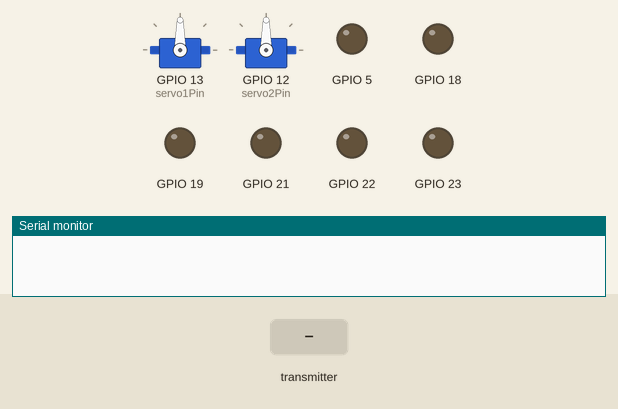
Bench run of a sketch on a simulated ESP32. Shown: 2 × servo, output pins drawn as LEDs (lit = HIGH), the last lines printed to the serial monitor. The test bench sets the inputs (shaded band).

Above: at 1.2 s.
1.3 s: the transmitter starts sending mappedX1 = 1024
At 2.1 s:
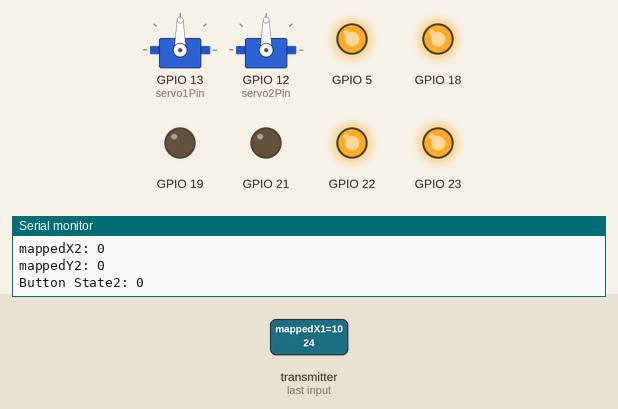
2.8 s: the transmitter starts sending mappedX2 = 1024
At 3.2 s:
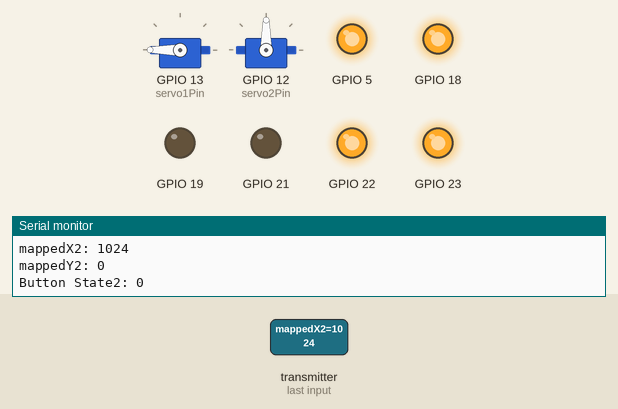
4.3 s: the transmitter starts sending mappedY2 = 1024
At 5.5 s:
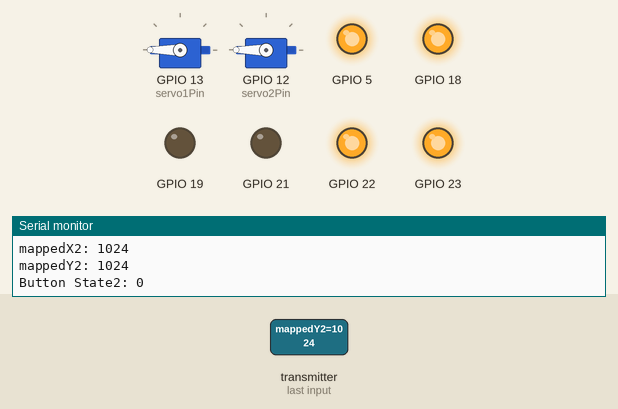
5.8 s: the transmitter starts sending mappedY1 = 1024
At 6.7 s:
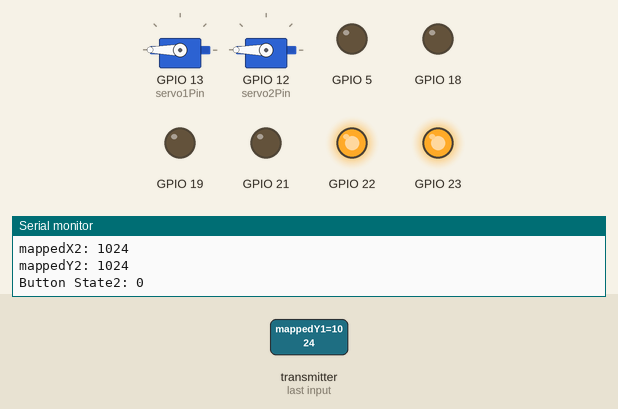
7.3 s: the transmitter starts sending mappedX2 = 2048
At 7.8 s:
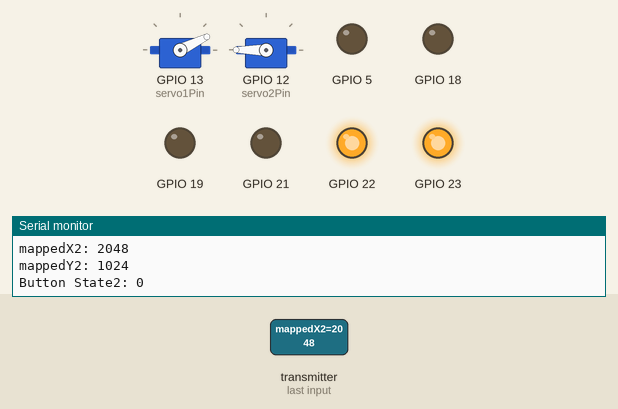
8.8 s: the transmitter starts sending mappedY2 = 2048
At 10.1 s:
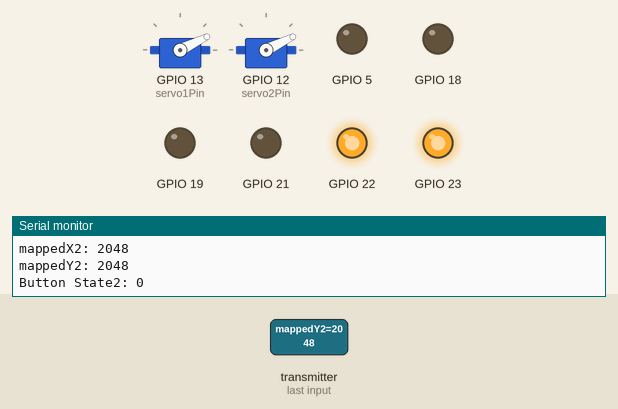
Timing chart, 0 to 11.3 s (numbered marks = the images above; inputs shaded):
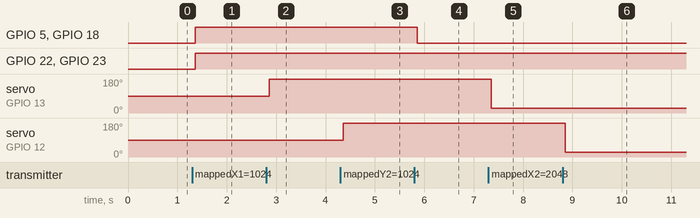

Measured:
- after the input at 1.3 s, GPIO 5, GPIO 18, GPIO 22, GPIO 23: LOW → HIGH after 0.06 s
- after the input at 2.8 s, servo on GPIO 13 (servo1Pin): 90° → 180° after 0.06 s
- after the input at 4.3 s, servo on GPIO 12 (servo2Pin): 90° → 180° after 0.06 s
- after the input at 5.8 s, GPIO 5, GPIO 18: HIGH → LOW after 0.05 s
- after the input at 7.3 s, servo on GPIO 13 (servo1Pin): 180° → 26° after 0.05 s
- after the input at 8.8 s, servo on GPIO 12 (servo2Pin): 180° → 26° after 0.05 s

The sketch:

ProjectNewt_Base.ino
```cpp
#include <Arduino.h>
#include "motordriver.h"
#include "definitions.h"
#include "servos.h"
#include <esp_now.h>
#include <WiFi.h>

//Global Variables
int mapX1, mapY1;
bool button_state1 ;

int mapX2, mapY2;
bool button_state2 ;

//Servo angle variable
int servo1Angle, servo2Angle;


// Motor A and B instances
MotorDriver motorA(ENA, IN1, IN2);
MotorDriver motorB(ENB, IN3, IN4);

// Structure to receive joystick data
// Must match the sender structure
typedef struct struct_message {
  int mappedX1;
  int mappedY1;
  bool buttonState1;

  int mappedX2;
  int mappedY2;
  bool buttonState2;
} struct_message;

// Create a struct_message called myData
struct_message myData;

// callback function that will be executed when data is received
void OnDataRecv(const uint8_t * mac, const uint8_t *incomingData, int len) {
  memcpy(&myData, incomingData, sizeof(myData));

  //On receiving assign the received data to variables
  mapX1 = myData.mappedX1;
  mapY1 = myData.mappedY1;
  button_state1 = myData.buttonState1;

  mapX2 = myData.mappedX2;
  mapY2 = myData.mappedY2;
  button_state2 = myData.buttonState2;

  /*Serial.print("Bytes received: ");
  Serial.println(len);
  Serial.print("mappedX1: ");
  Serial.println(mapX1);
  Serial.print("mappedY1: ");
  Serial.println(mapY1);
  Serial.print("Button State1: ");
  Serial.println(button_state1);
  Serial.println();*/

  Serial.print("mappedX2: ");
  Serial.println(mapX2);
  Serial.print("mappedY2: ");
  Serial.println(mapY2);
  Serial.print("Button State2: ");
  Serial.println(button_state2);
  Serial.println();
}


void setup() {
  //initialize serial monitor
  Serial.begin(115200);

  ///////////////////////////////////////////////////
  // Setting up for ESP_Now Receiving
  ///////////////////////////////////////////////////
  // Set device as a Wi-Fi Station
  WiFi.mode(WIFI_STA);

  // Init ESP-NOW
  if (esp_now_init() != ESP_OK) {
    Serial.println("Error initializing ESP-NOW");
    return;
  }

  // Once ESPNow is successfully Init, we will register for recv CB to
  // get recv packer info
  esp_now_register_recv_cb(esp_now_recv_cb_t(OnDataRecv));

  ///////////////////////////////////////////////////

  motorA.begin();
  motorB.begin();

  // start servos
  setupServos();
}

void loop() {
  //Light an LED if button on the joy stick is pressed
  if (button_state2 == 0){
    digitalWrite(LEDPIN, HIGH);
  }
  else{
    digitalWrite(LEDPIN, LOW);
  }

  // Map Received joy values to 0 to 180 degrees for servo rotation
  servo1Angle = map(mapX2, -255, 255, 0, 180);
  servo2Angle = map(mapY2, -255, 255, 0, 180);

  // Turn servo motor
  servo1.write(servo1Angle);
  servo2.write(servo2Angle);


  // Differential Drive Logic
  int leftMotorSpeed  = mapY1 + mapX1;  // Forward/reverse + turning
  int rightMotorSpeed = mapY1 - mapX1;  // Forward/reverse - turning

  // Clamp speeds to motor range [-255, 255]
  leftMotorSpeed  = constrain(leftMotorSpeed, -255, 255);
  rightMotorSpeed = constrain(rightMotorSpeed, -255, 255);

  //Serial.print("leftMotorSpeed: "); Serial.print(leftMotorSpeed);
  //Serial.print("  rightMotorSpeed: "); Serial.println(rightMotorSpeed);

  // Drive motors
  if (leftMotorSpeed > 0){
    motorA.forward(leftMotorSpeed);
  }
  else if (leftMotorSpeed < 0) {
    motorA.reverse(abs(leftMotorSpeed));
  }
  else {
    motorA.stop();
  }

  if (rightMotorSpeed > 0) {
    motorB.forward(rightMotorSpeed);
  }
  else if (rightMotorSpeed < 0) {
    motorB.reverse(abs(rightMotorSpeed));
  }
  else {
    motorB.stop();
  }

  delay(10);


}
```

definitions.h
```cpp
#ifndef DEFINITIONS_H
#define DEFINITIONS_H

#include <Arduino.h>
//Here we define all pins here

//Motor Driver pins
#define ENA 23
#define IN1 22
#define IN2 21
#define IN3 19
#define IN4 18
#define ENB 5

//Led Pin connection
#define LEDPIN 33

// Servo motor pins
#define servo1Pin 13
#define servo2Pin 12

#endif
```

servos.cpp
```cpp
#include "servos.h"
#include "definitions.h"

Servo servo1;
Servo servo2;

void setupServos() {
  servo1.attach(servo1Pin);
  servo2.attach(servo2Pin);
}
```

servos.h
```cpp
#ifndef SERVOS_H
#define SERVOS_H

#include <Arduino.h>
#include <ESP32Servo.h>

extern Servo servo1;
extern Servo servo2;

void setupServos();

#endif
```

motordriver.cpp
```cpp
#include "motordriver.h"

//Whenever the class is called the constructor will set mode of the pins defined in the object
MotorDriver::MotorDriver(int enablePin, int in1, int in2){
  _enablePin = enablePin;
  _in1 = in1;
  _in2 = in2;

  pinMode(_in1, OUTPUT);
  pinMode(_in2, OUTPUT);
  pinMode(_enablePin, OUTPUT);
};

void MotorDriver::begin(){
  pinMode(_in1, OUTPUT);
  pinMode(_in2, OUTPUT);
  pinMode(_enablePin, OUTPUT);
};

void MotorDriver::forward(int speed){
  digitalWrite(_in1, HIGH);
  digitalWrite(_in2, LOW);
  analogWrite(_enablePin, speed);

};

void MotorDriver::reverse(int speed){
  digitalWrite(_in1, LOW);
  digitalWrite(_in2, HIGH);
  analogWrite(_enablePin, speed);
};

void MotorDriver::stop(){
  digitalWrite(_in1, LOW);
  digitalWrite(_in2, LOW);
  analogWrite(_enablePin, 0);
};
```

motordriver.h
```cpp
#ifndef MOTORDRIVER_H
#define MOTORDRIVER_H

#include <Arduino.h>
//Motor header definitions here

class MotorDriver{
  private:
  // Store pin numbers
    int _enablePin, _in1, _in2;

  public:
    //Constructors that defines what first happens when this class is called
    //Here we are passing our contol pins to the constructor
    MotorDriver(int enablePin, int in1, int in2);

    //Here we are defining our methods(functions inside a class)
    void begin();
    void forward(int speed);
    void reverse(int speed);
    void stop();
};

#endif
```
